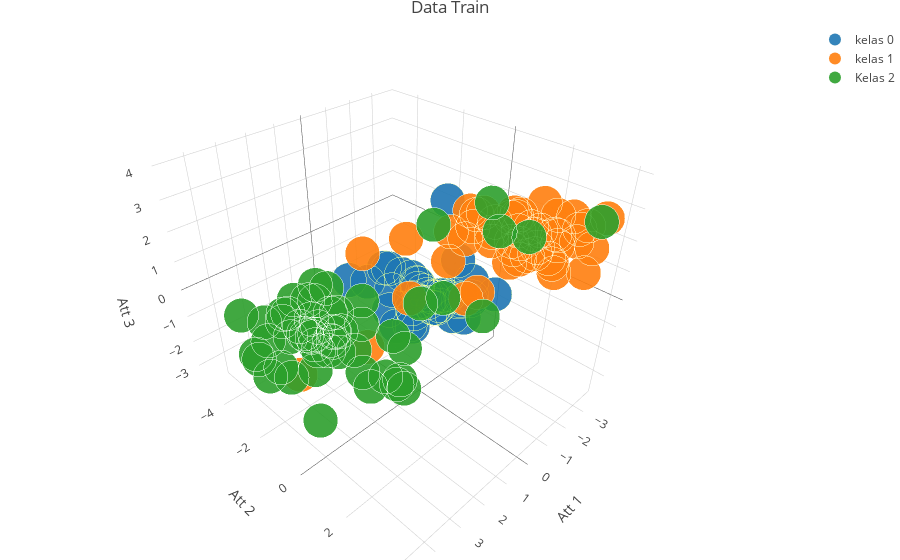

Source (notebook cell):
### Markdown cell above
## 2. Plot Data Train

### Code cell
trace1 = go.Scatter3d(
    name = 'kelas 0',
    x=kelas1['att1'],
    y=kelas1['att2'],
    z=kelas1['att3'],
    mode='markers',
    marker=dict(
        size=12,
        line=dict(
            color='rgba(217, 217, 0, 0.14)',
            width=0.2
        ),
        opacity=0.9
    )
)

trace2 = go.Scatter3d(
    name = 'kelas 1',
    x=kelas2['att1'],
    y=kelas2['att2'],
    z=kelas2['att3'],
    mode='markers',
    marker=dict(
        size=12,
        line=dict(
            color='rgba(217, 217, 217, 0.14)',
            width=0.2
        ),
        opacity=0.9
    )
)

trace3 = go.Scatter3d(
    name = 'Kelas 2',
    x=kelas3['att1'],
    y=kelas3['att2'],
    z=kelas3['att3'],
    mode='markers',
    marker=dict(
        size=12,
        line=dict(
            color='rgba(217, 217, 217, 0.14)',
            width=0.2
        ),
        opacity=0.9
    )
)

data = [trace1, trace2, trace3]

this_layout = go.Layout(
    title = 'Data Train',
#     height = '800' ,
    scene = dict(
        xaxis = dict(
            title='Att 1'),
        yaxis = dict(
            title='Att 2'),
        zaxis = dict(
            title='Att 3'),),
    margin=dict(
        l=0,
        r=0,
        b=0,
        t=25
    )
)

fig = go.Figure(data=data, layout=this_layout)
iplot(fig, filename='Data Train Scatter')
